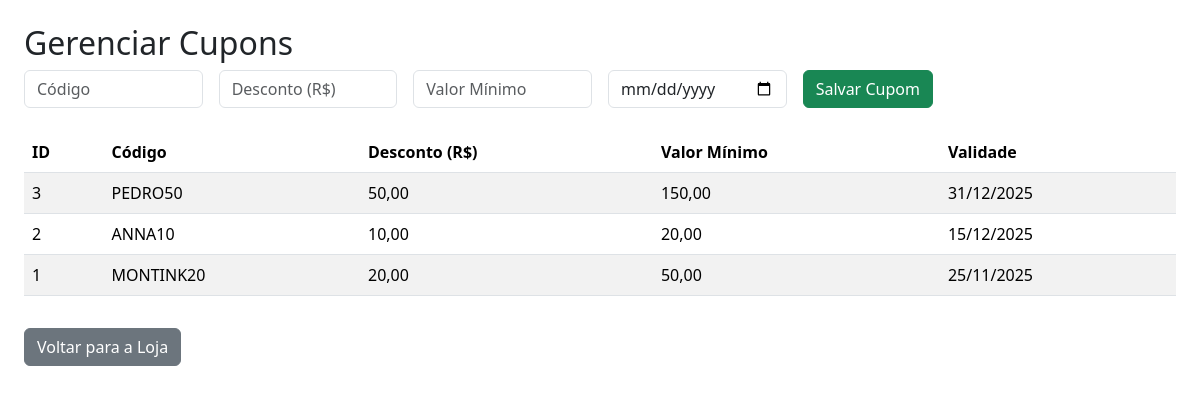
Screenshot of /montink/app/views/regras/cupons.php with the database file from the repository.
### tables this page shows
CREATE TABLE `cupons` (
  `id` int(11) NOT NULL,
  `codigo` varchar(50) NOT NULL,
  `desconto` decimal(10,2) NOT NULL,
  `minimo` decimal(10,2) DEFAULT 0.00,
  `validade` date NOT NULL
);

### montink/app/views/regras/cupons.php (the view, shortened to what this page needs)
<?php
$db = new Database();
$pdo = $db->conectar();
$cupons = $pdo->query("SELECT * FROM cupons ORDER BY validade DESC")->fetchAll(PDO::FETCH_ASSOC);
?>
<!DOCTYPE html>
<html lang="pt-BR">
<head>
  <link rel="stylesheet" href="https://cdn.jsdelivr.net/npm/bootstrap@5.3.3/dist/css/bootstrap.min.css">
</head>
<body class="p-4">
  <h2>Gerenciar Cupons</h2>
  <form action="salvar_cupom.php" method="post" class="mb-4 row g-3">
    <div class="col-md-2">
      <input type="text" name="codigo" class="form-control" placeholder="Código" required>
    </div>
    <div class="col-md-2">
      <input type="number" step="0.01" name="valor" class="form-control" placeholder="Desconto (R$)" required>
    </div>
    <div class="col-md-2">
      <input type="number" step="0.01" name="minimo" class="form-control" placeholder="Valor Mínimo" required>
    </div>
    <div class="col-md-2">
      <input type="date" name="validade" class="form-control" required>
    </div>
    <div class="col-md-2">
      <button type="submit" class="btn btn-success">Salvar Cupom</button>
    </div>
  </form>
  <table class="table table-striped">
    <thead>
      <tr>
        <th>ID</th>
        <th>Código</th>
        <th>Desconto (R$)</th>
        <th>Valor Mínimo</th>
        <th>Validade</th>
      </tr>
    </thead>
    <tbody>
      <?php foreach ($cupons as $cupom): ?>
        <tr>
          <td><?= $cupom['id'] ?></td>
          <td><?= htmlspecialchars($cupom['codigo']) ?></td>
          <td><?= number_format($cupom['desconto'], 2, ',', '.') ?></td>
          <td><?= number_format($cupom['minimo'], 2, ',', '.') ?></td>
          <td><?= date('d/m/Y', strtotime($cupom['validade'])) ?></td>
        </tr>
      <?php endforeach; ?>
    </tbody>
  </table>
  <a href="../../../index.php" class="btn btn-secondary mt-3">Voltar para a Loja</a>
</body>
</html>

### rows the page displays
cupons: id "3", codigo "PEDRO50", desconto "50,00", minimo "150,00", validade "31/12/2025"
cupons: id "2", codigo "ANNA10", desconto "10,00", minimo "20,00", validade "15/12/2025"
cupons: id "1", codigo "MONTINK20", desconto "20,00", minimo "50,00", validade "25/11/2025"
